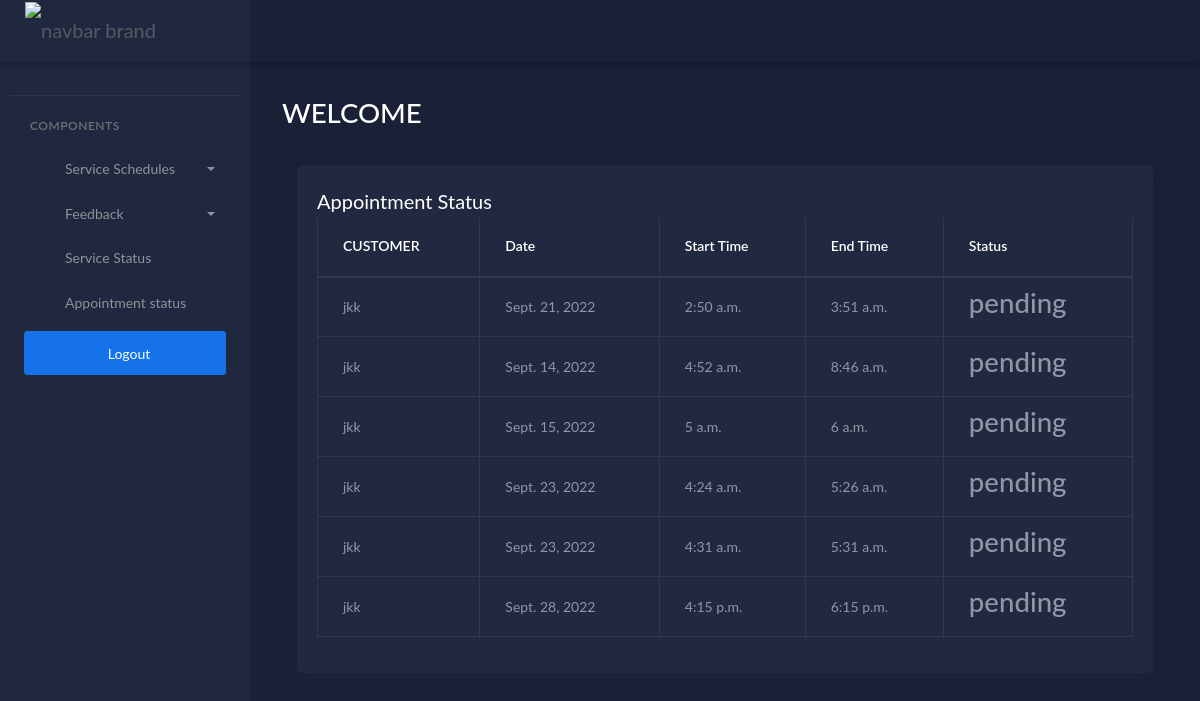
Before: /statusviewcustomer (signed in) with the older database file.
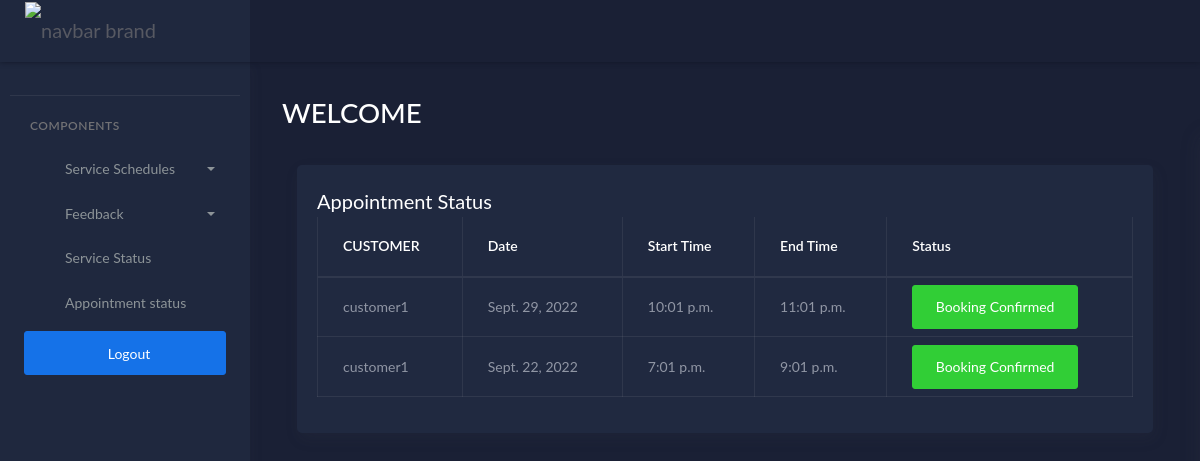
After: the same page with the newer database file.
### workshopapp/models.py (models this page shows, shortened)
class Appointment(models.Model):
    user = models.ForeignKey(customer, on_delete=models.CASCADE)
    schedule = models.ForeignKey(Schedule, on_delete=models.CASCADE)
    status = models.IntegerField(default=0)

class customer(models.Model):
    user = models.OneToOneField(Login, on_delete=models.CASCADE, related_name='customer')
    name=models.CharField(max_length=50)
    address=models.CharField(max_length=300)
    image = models.FileField(upload_to='customers/')
    email=models.EmailField(max_length=100)
    mobile=models.CharField(max_length=25)

class Schedule(models.Model):
    date = models.DateField()
    start_time = models.TimeField()
    end_time = models.TimeField()

### workshopapp/customerviews.py (the view)
# urls.py: path('statusviewcustomer',customerviews.Status_View_by_Customer, name= 'statusviewcustomer'),
@login_required(login_url='loginpage')
def Status_View_by_Customer(request):
    u = customer.objects.get(user=request.user)
    s = Appointment.objects.filter(user=u)
    return render(request, 'customer/statusviewbycustomer.html', {'s': s})

### templates/customer/statusviewbycustomer.html
{% extends 'customer/cusdash.html' %}
{% block content %}
<div class="col-lg-12 stretch-card">
                <div class="card">
                  <div class="card-body">
                    <h4 class="card-title">Appointment Status</h4>
                    <div class="table-responsive">
                      <table class="table table-bordered ">
                        <thead>
                          <tr>
                            <th class="card-title">CUSTOMER</th>
                            <th class="card-title">Date</th>
                            <th class="card-title">Start Time</th>
                            <th class="card-title">End Time</th>
                            <th class="card-title">Status</th>
                          </tr>
                        </thead>
                        <tbody>
                        {% for i in s %}
                          <tr class="table-default">
                            <td>{{ i.user.name }}  </td>
                            <td>{{ i.schedule.date }}  </td>
                            <td>{{ i.schedule.start_time }}  </td>
                            <td>{{ i.schedule.end_time }}  </td>
                            <td>
                              {% if i.status == 0 %}
                              <h1>pending</h1>
                              {% elif i.status == 1 %}
                              <button type="button" class="btn btn-success">Booking Confirmed</button>
                              {% elif i.status == 2 %}
                              <button type="button" class="btn btn-danger">Rejected</button>
                              {% endif %}
                            </td>
                          </tr>
                        {% endfor %}
                        </tbody>
                      </table>
                    </div>
                  </div>
                </div>
              </div>
            </div>
          </div>
{% endblock %}

Changed rows visible on the page:
no longer on this page (row edited): Appointment: user.name "jkk", schedule "Sept. 15, 2022", schedule.start_time "5 a.m.", schedule.end_time "6 a.m.", status "pending"
removed Appointment: user.name "jkk", schedule "Sept. 23, 2022", schedule.start_time "4:24 a.m.", schedule.end_time "5:26 a.m.", status "pending"
removed Appointment: user.name "jkk", schedule "Sept. 23, 2022", schedule.start_time "4:31 a.m.", schedule.end_time "5:31 a.m.", status "pending"
removed Appointment: user.name "jkk", schedule "Sept. 28, 2022", schedule.start_time "4:15 p.m.", schedule.end_time "6:15 p.m.", status "pending"
changed Appointment: user.name "jkk" → "customer1"; schedule "Sept. 21, 2022" → "Sept. 29, 2022"; schedule.start_time "2:50 a.m." → "10:01 p.m."; schedule.end_time "3:51 a.m." → "11:01 p.m."; status "pending" → "Booking Confirmed"
changed Appointment: user.name "jkk" → "customer1"; schedule "Sept. 14, 2022" → "Sept. 22, 2022"; schedule.start_time "4:52 a.m." → "7:01 p.m."; schedule.end_time "8:46 a.m." → "9:01 p.m."; status "pending" → "Booking Confirmed"
